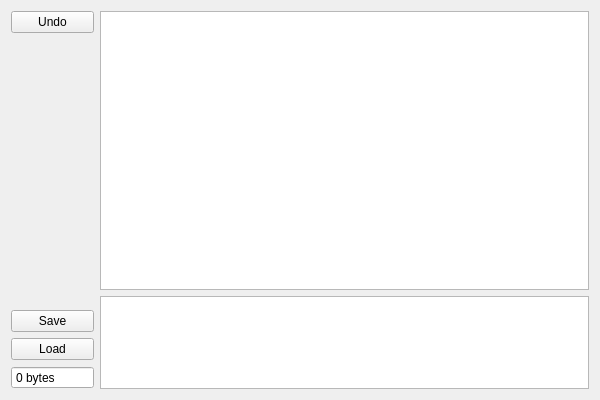
<?xml version="1.0" encoding="UTF-8"?>
<ui version="4.0">
 <class>MainWindow</class>
 <widget class="QMainWindow" name="MainWindow">
  <property name="geometry">
   <rect>
    <x>0</x>
    <y>0</y>
    <width>600</width>
    <height>400</height>
   </rect>
  </property>
  <property name="windowTitle">
   <string>MainWindow</string>
  </property>
  <widget class="QWidget" name="centralWidget">
   <layout class="QGridLayout" name="gridLayout" rowstretch="3,1">
    <item row="0" column="2">
     <widget class="QGraphicsView" name="graphicsView"/>
    </item>
    <item row="1" column="2">
     <widget class="QPlainTextEdit" name="plainTextEdit"/>
    </item>
    <item row="0" column="0" rowspan="2">
     <layout class="QVBoxLayout" name="verticalLayout">
      <item>
       <widget class="QPushButton" name="pbUndo">
        <property name="text">
         <string>Undo</string>
        </property>
       </widget>
      </item>
      <item>
       <spacer name="verticalSpacer">
        <property name="orientation">
         <enum>Qt::Vertical</enum>
        </property>
        <property name="sizeHint" stdset="0">
         <size>
          <width>20</width>
          <height>40</height>
         </size>
        </property>
       </spacer>
      </item>
      <item>
       <widget class="QPushButton" name="pbSave">
        <property name="text">
         <string>Save</string>
        </property>
       </widget>
      </item>
      <item>
       <widget class="QPushButton" name="pbLoad">
        <property name="text">
         <string>Load</string>
        </property>
       </widget>
      </item>
      <item>
       <widget class="QSpinBox" name="sbBytes">
        <property name="readOnly">
         <bool>true</bool>
        </property>
        <property name="buttonSymbols">
         <enum>QAbstractSpinBox::NoButtons</enum>
        </property>
        <property name="suffix">
         <string> bytes</string>
        </property>
        <property name="maximum">
         <number>999999</number>
        </property>
       </widget>
      </item>
     </layout>
    </item>
   </layout>
  </widget>
 </widget>
 <layoutdefault spacing="6" margin="11"/>
 <resources/>
 <connections/>
</ui>
